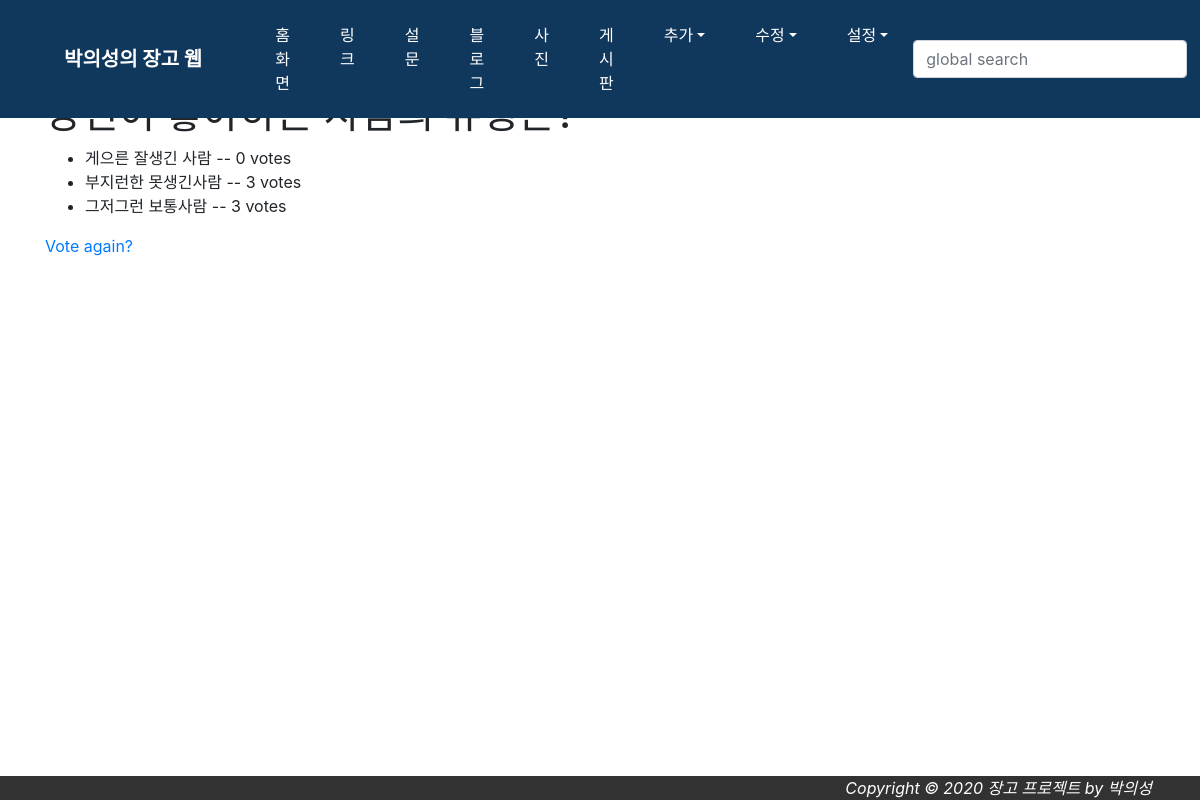
Page /polls/1/results/ on the committed database.
### polls/models.py (models this page shows, shortened)
class Choice(models.Model):
    question = models.ForeignKey(Question, on_delete=models.CASCADE)
    choice_text = models.CharField(max_length=200)
    votes = models.IntegerField(default=0)

### polls/views.py (the view)
# urls.py: path('<int:question_id>/results/', views.results, name='results'),     # /polls/5/results/
def results(request, question_id):
    question = get_object_or_404(Question, pk=question_id)
    return render(request, 'polls/results.html', {'question': question})

### polls/templates/polls/results.html (shortened to what this page needs)
{% extends "base.html" %}
{% block content %}
<h1>{{ question.question_text }}</h1>
<ul>
{% for choice in question.choice_set.all %}
    <li>{{ choice.choice_text }} -- {{ choice.votes }} vote{{ choice.votes|pluralize }}</li>
{% endfor %}
</ul>
<a href="{% url 'polls:index' %}">Vote again?</a>
{% endblock %}

### rows in the picture
Choice: choice_text "게으른 잘생긴 사람", votes "0"
Choice: choice_text "부지런한 못생긴사람", votes "3"
Choice: choice_text "그저그런 보통사람", votes "3"
